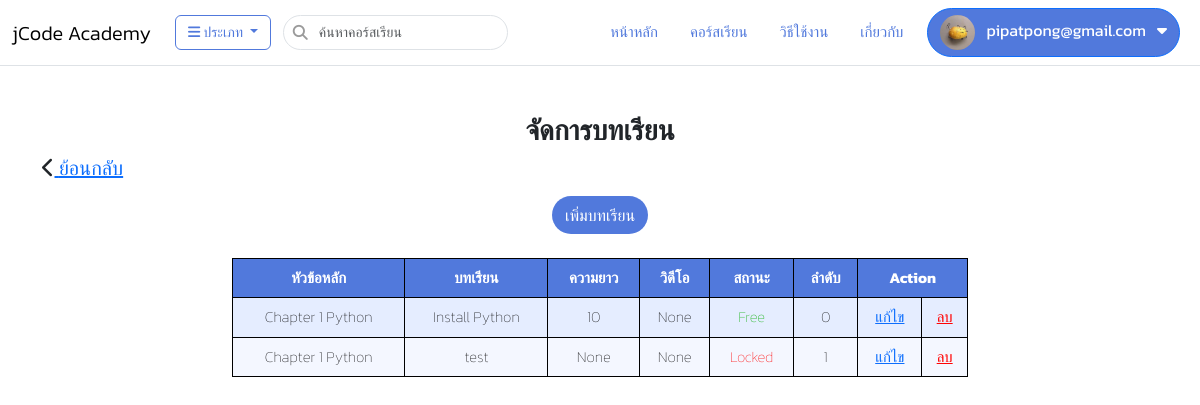
Screenshot of /video/lesson/?courseid=11&chapterid=4 (signed in) with the database file from the repository.
### app/models.py (models this page shows, shortened)
class Member(models.Model):
    user = models.ForeignKey(User, on_delete=models.CASCADE)
    user_code = models.CharField(max_length=50)
    Profile_image = models.FileField(upload_to='Profile', null=True, blank=True)
    description = models.TextField(null=True, blank=True)

### video/models.py (models this page shows, shortened)
class VideoLesson(models.Model):
    videos = models.ForeignKey(Video, on_delete=models.CASCADE,default=1)
    chapter = models.ForeignKey(VideoChapter, on_delete=models.CASCADE)
    name = models.CharField(max_length=250)
    duration_time = models.CharField(max_length=15, null=True, blank=True)
    lessonvideo = models.FileField(upload_to='video/lesson/video', null=True, blank=True)
    video_url = models.CharField(max_length=450, null=True, blank=True)
    is_locked = models.BooleanField(default=True)
    created = models.DateTimeField(auto_now_add=True)
    updated = models.DateTimeField(auto_now=True)
    ordered = models.IntegerField(default=0)

class VideoChapter(models.Model):
    video = models.ForeignKey(Video, on_delete=models.CASCADE)
    name = models.CharField(max_length=150)
    ordered = models.IntegerField(default=0)
    created = models.DateTimeField(auto_now_add=True)
    updated = models.DateTimeField(auto_now=True)

### video/views.py (the view)
# urls.py: path("lesson/", views.management_lesson, name="management_lesson"),
def management_lesson(request):
    courseid=request.GET.get('courseid')
    chapterid=request.GET.get('chapterid')
    lesson = VideoLesson.objects.filter(chapter__id=chapterid)
    return render(request,'video/lesson/lesson.html',{"lesson_list":lesson,"courseid":courseid,"chapterid":chapterid})

### app/context_processors1.py (called while the page is built)
def category_list(request):
    categories = Category.objects.all()
    category_subs = CategorySub.objects.all().order_by('category')
    ip=settings.VIDEO_SERVER_URL
    context = {
        'category_list':categories,
        'subcategory_list':category_subs,
        'ip':ip
    }
    return context

def member_list(request):
    members=Member.objects.filter(user_id=request.user.id).first()
    context={
        'member_list':members
    }
    return context

### app/models.py (called while the page is built)
    def __str__(self):
        return self.name

### templates/video/lesson/lesson.html (shortened to what this page needs)
{% extends "layout/base.html" %}
{% block content %}
<div class="container">
    <div class="row">
      <h3 style="text-align: center;"><b>จัดการบทเรียน</b></h3>
          <h5 style="float: left;"><i class="fa fa-chevron-left"></i><a href="{% url 'video:management_chapter' %}?courseid={{courseid}}"> ย้อนกลับ</a></h5>
        <div class="col-lg-8 offset-lg-2">
          <div style="text-align: center;">
            <a class="btn btn-addlesson mt-2" href="{% url 'video:video_addlesson' %}?courseid={{courseid}}&chapterid={{chapterid}}">เพิ่มบทเรียน</a>
          </div>
          <table class="table-colored my-4">
            <tr>
              <th>หัวข้อหลัก</th>
              <th>บทเรียน</th>
              <th>ความยาว</th>
              <th>วิดีโอ</th>
              <th>สถานะ</th>
              <th>ลำดับ</th>
              <th colspan="2">Action</th>
            </tr>
            {% for lesson in lesson_list %}
            <tr>
              <td>{{ lesson.chapter.name}}</td>
              <td>{{ lesson.name }}</td>
              <td>{{ lesson.duration_time }}</td>
              <td>{{ lesson.video_url }}</td>
              {% if lesson.is_locked == True %}
              <td style="color: #FF0404;">Locked</td>
              {% elif lesson.is_locked == False %}
              <td style="color:#0CB009">Free</td>
              {% endif %}
              <td>{{ lesson.ordered }}</td>
              <td><a name="{{ lesson.name }} edit" href="{% url 'video:update_lesson' id=lesson.id %}?courseid={{courseid}}&chapterid={{chapterid}}">แก้ไข</a> </td>
              <td><a name="{{ lesson.name }} delete" href="javascript:deletelesson({{lesson.id}})" style="color: #FF0404;">ลบ</a></td>
            </tr>
            {% endfor %}
          </table>
        </div>
    </div>
</div>
{% endblock %}

### templates/layout/base.html (shortened to what this page needs)
<!DOCTYPE html>
<html lang="en">
<head>
  <link href="https://cdn.jsdelivr.net/npm/bootstrap@5.3.0-alpha1/dist/css/bootstrap.min.css" rel="stylesheet">
  <link href="https://cdnjs.cloudflare.com/ajax/libs/font-awesome/6.2.1/css/all.min.css" rel="stylesheet">
  <link href="https://cdn.jsdelivr.net/npm/sweetalert2@11.7.1/dist/sweetalert2.min.css" rel="stylesheet">
  {% load static %}
  <link rel="stylesheet" href="{% static 'css/style.css' %}">
</head>
<body>
  <nav class="navbar navbar-expand-md navbar-light  bg-white border-bottom mb-5">
    <div class="container-fluid">
      <a class="navbar-brand" href="{% url 'app:index' %}">jCode Academy</a>
      <div class="collapse navbar-collapse" id="navbarCollapse">
        <div class="d-flex">
          <div class="dropdown">
            <button class="btn btn-outline-primary btn-category dropdown-toggle mx-2" type="button" data-bs-toggle="dropdown" aria-expanded="false">
              <i class="fa fa-bars"></i> ประเภท
            </button>
            {% regroup subcategory_list by category as category_list1 %}
          </div>
        <form method="post" action="{% url 'app:search' %}" >
        <div class="navbar-search ms-1">
          <i class="fa fa-search"></i>
        <input type="text" name="txtSearch" class="advanced2AutoCompleteInput form-control" placeholder="ค้นหาคอร์สเรียน" autocomplete="off">
      </div>
    </form>
    </div>
        <ul class="navbar-nav ms-auto mb-2 mb-md-0">
          <li class="nav-item mx-2">
            <a class="nav-link " aria-current="page" href="{% url 'app:index' %}">หน้าหลัก</a>
          </li>
          <li class="nav-item mx-2">
            <a class="nav-link" href="{% url 'video:index' %}">คอร์สเรียน</a>
          </li>
          <li class="nav-item mx-2">
            <a class="nav-link" href="#">วิธีใช้งาน</a>
          </li>
          <li class="nav-item mx-2">
            <a class="nav-link" href="#">เกี่ยวกับ</a>
          </li>
        </ul>
        {% if user.is_authenticated %}
        <div class="dropdown">
          <button class="btn btn-primary btn-profile dropdown mx-2" type="button" data-bs-toggle="dropdown" aria-expanded="false">
            <div class="profile_img" >
              {% if member_list.Profile_image %}
              <img src="{{member_list.Profile_image.url}}" alt="" > &nbsp;
              {% endif %}
              {{request.user.email}} &nbsp;
              <i class="fa-solid fa-caret-down"></i>
            </div>
          </button>
        </div>
        {% endif %}
      </div>
    </div>
  </nav>
  <div class="container-fluid">
    {% block content %}{% endblock %}
  </div>
</body>
</html>

### static/css/style.css (style rules this page uses)
body { font-size: 15px; background-color: rgb(255, 255, 255); font-weight: 300; font-family: 'Kanit', sans-serif; }
.navbar-nav .nav-item .nav-link { color: #5179DC; }
.navbar-search { position: relative; margin: 2px 0; cursor: pointer; }
.navbar-search .fa { position: absolute; left: 10px; top:10px; color: rgb(155, 155, 155); }
.navbar-search .form-control { padding-left:35px ; font-weight: 300; font-size: 14px; border-radius: 20px; }
.profile_img img { width: 35px; height: 35px; border-radius: 50%; }
.btn-category { margin: 2px 0; font-size: 14px; color: #5179DC; border-color: #5179DC; }
table.table-colored { font-family: 'Kanit', sans-serif; font-weight: 100; font-size: 15px; border-collapse: collapse; width: 100%; background-color: #5179DC; color: #FFF; }
table.table-colored th { border: 1px solid #000000; background-color: #5179DC; text-align: center; padding: 8px; color: #FFF; }
table.table-colored td { border: 1px solid #000000; text-align: center; padding: 8px; color: rgb(0, 0, 0); }
table.table-colored tr:nth-child(even) { background-color: #E5EDFF; color: #000; }
table.table-colored tr:nth-child(odd) { background-color: #F4F7FF; color: #000; }
.btn-addlesson { background-color: #5179DC; color: #FFF; font-size: 16px; border-radius: 30px; }
.btn-profile { color: rgb(255, 255, 255); background-color: #5179DC; border-radius: 30px; }

### rows the page displays
Member: Profile_image (picture)
VideoLesson: chapter.name "Chapter 1 Python", name "Install Python", duration_time "10", video_url "None", is_locked "Free", ordered "0"
VideoLesson: chapter.name "Chapter 1 Python", name "test", duration_time "None", video_url "None", is_locked "Locked", ordered "1"

### other values shown
{{ request.user.email }} "pipatpong@gmail.com"
